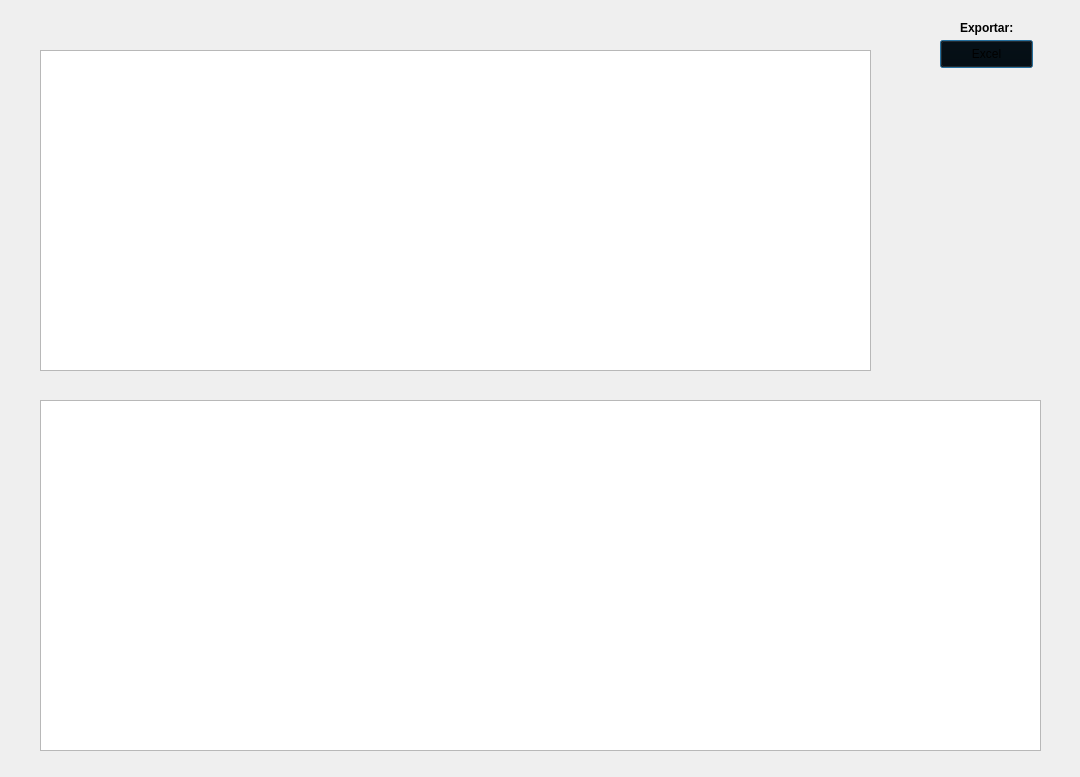
<?xml version="1.0" encoding="UTF-8"?>
<ui version="4.0">
 <class>salescli</class>
 <widget class="QDialog" name="salescli">
  <property name="geometry">
   <rect>
    <x>0</x>
    <y>0</y>
    <width>1080</width>
    <height>777</height>
   </rect>
  </property>
  <property name="windowTitle">
   <string>Sales Report by Client</string>
  </property>
  <property name="windowIcon">
   <iconset>
    <normaloff>../Pics/Electronics.ico</normaloff>../Pics/Electronics.ico</iconset>
  </property>
  <widget class="QTableWidget" name="tablecli">
   <property name="geometry">
    <rect>
     <x>40</x>
     <y>50</y>
     <width>831</width>
     <height>321</height>
    </rect>
   </property>
   <property name="font">
    <font>
     <pointsize>8</pointsize>
    </font>
   </property>
  </widget>
  <widget class="QTableWidget" name="tablaxmes">
   <property name="geometry">
    <rect>
     <x>40</x>
     <y>400</y>
     <width>1001</width>
     <height>351</height>
    </rect>
   </property>
   <property name="font">
    <font>
     <pointsize>8</pointsize>
    </font>
   </property>
  </widget>
  <widget class="QPushButton" name="btnexcel">
   <property name="geometry">
    <rect>
     <x>940</x>
     <y>40</y>
     <width>93</width>
     <height>28</height>
    </rect>
   </property>
   <property name="palette">
    <palette>
     <active>
      <colorrole role="WindowText">
       <brush brushstyle="SolidPattern">
        <color alpha="255">
         <red>255</red>
         <green>255</green>
         <blue>255</blue>
        </color>
       </brush>
      </colorrole>
      <colorrole role="Button">
       <brush brushstyle="SolidPattern">
        <color alpha="255">
         <red>0</red>
         <green>0</green>
         <blue>0</blue>
        </color>
       </brush>
      </colorrole>
     </active>
     <inactive>
      <colorrole role="WindowText">
       <brush brushstyle="SolidPattern">
        <color alpha="255">
         <red>255</red>
         <green>255</green>
         <blue>255</blue>
        </color>
       </brush>
      </colorrole>
      <colorrole role="Button">
       <brush brushstyle="SolidPattern">
        <color alpha="255">
         <red>0</red>
         <green>0</green>
         <blue>0</blue>
        </color>
       </brush>
      </colorrole>
     </inactive>
     <disabled>
      <colorrole role="WindowText">
       <brush brushstyle="SolidPattern">
        <color alpha="255">
         <red>120</red>
         <green>120</green>
         <blue>120</blue>
        </color>
       </brush>
      </colorrole>
      <colorrole role="Button">
       <brush brushstyle="SolidPattern">
        <color alpha="255">
         <red>0</red>
         <green>0</green>
         <blue>0</blue>
        </color>
       </brush>
      </colorrole>
     </disabled>
    </palette>
   </property>
   <property name="text">
    <string>Excel</string>
   </property>
   <property name="icon">
    <iconset>
     <normaloff>../Programacion/visual studio 2015/Projects/GestionEmpresa/GestionEmpresa/Resources/Excel32.png</normaloff>../Programacion/visual studio 2015/Projects/GestionEmpresa/GestionEmpresa/Resources/Excel32.png</iconset>
   </property>
  </widget>
  <widget class="QLabel" name="label">
   <property name="geometry">
    <rect>
     <x>960</x>
     <y>20</y>
     <width>55</width>
     <height>16</height>
    </rect>
   </property>
   <property name="font">
    <font>
     <weight>75</weight>
     <bold>true</bold>
    </font>
   </property>
   <property name="text">
    <string>Exportar:</string>
   </property>
  </widget>
 </widget>
 <resources/>
 <connections/>
</ui>
